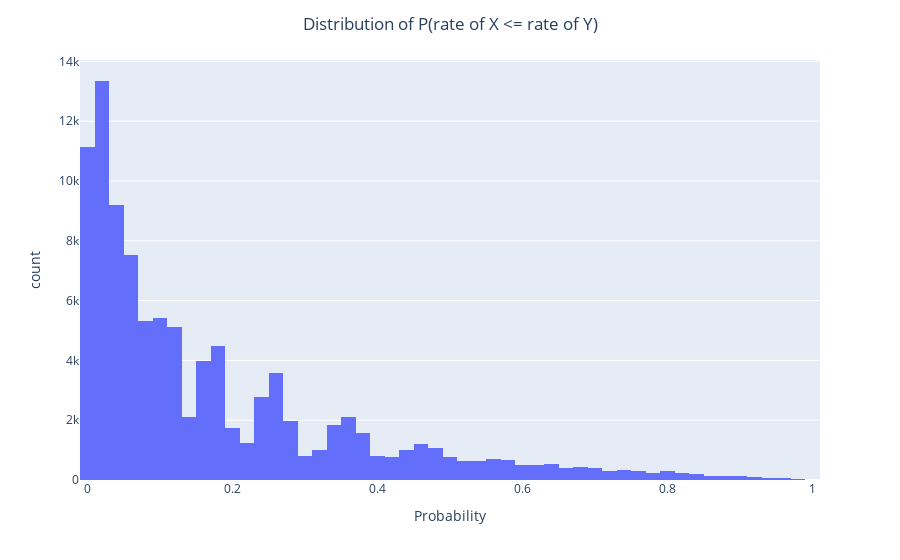

The cell this chart's notebook holds for it:
### Code cell
def simulateP(p1, n1, p2, n2, nExperiments=100000):
    x1=stats.binom.rvs(p=p1, n=n1, size=nExperiments)
    a1=1+x1
    b1=1+n1-x1

    x2=stats.binom.rvs(p=p2, n=n2, size=nExperiments)
    a2=1+x2
    b2=1+n2-x2

    n=500
    betaRVS_1=[stats.beta.rvs(i, j, size=n) for i,j in zip(a1,b1)]
    betaRVS_2=[stats.beta.rvs(i, j, size=n) for i,j in zip(a2,b2)]

    AvgProb=[i<=j for i,j in zip(betaRVS_1,betaRVS_2)]
    AvgProb=[np.average(i) for i in AvgProb] #Monte Carlo estimation of the posterior P(X<Y|data)

    fig=px.histogram(dict(AvgProb=AvgProb), x="AvgProb", nbins=50)
    fig.update_layout(title=dict(text="Distribution of P(rate of X <= rate of Y)", x=0.5))
    fig.update_xaxes(title_text="Probability")
    fig.show()

simulateP(4.2/5, 10, 3.0/5, 18)

### Figure 1 — Plotly figure (JSON) as saved in the notebook; plotly's stock layout.template omitted (floating-point values rounded to 4 significant figures; data arrays with more than 128 entries replaced by an {"elided": "..."} marker saying what was removed)
{"data": [{"alignmentgroup": "True", "bingroup": "x", "hovertemplate": "AvgProb=%{x}<br>count=%{y}<extra></extra>", "legendgroup": "", "marker": {"color": "#636efa", "pattern": {"shape": ""}}, "name": "", "nbinsx": 50, "offsetgroup": "", "orientation": "v", "showlegend": false, "type": "histogram", "x": {"elided": "100000 float values"}, "xaxis": "x", "yaxis": "y"}], "layout": {"barmode": "relative", "legend": {"tracegroupgap": 0}, "margin": {"t": 60}, "title": {"text": "Distribution of P(rate of X <= rate of Y)", "x": 0.5}, "xaxis": {"anchor": "y", "domain": [0, 1], "title": {"text": "Probability"}}, "yaxis": {"anchor": "x", "domain": [0, 1], "title": {"text": "count"}}}}
